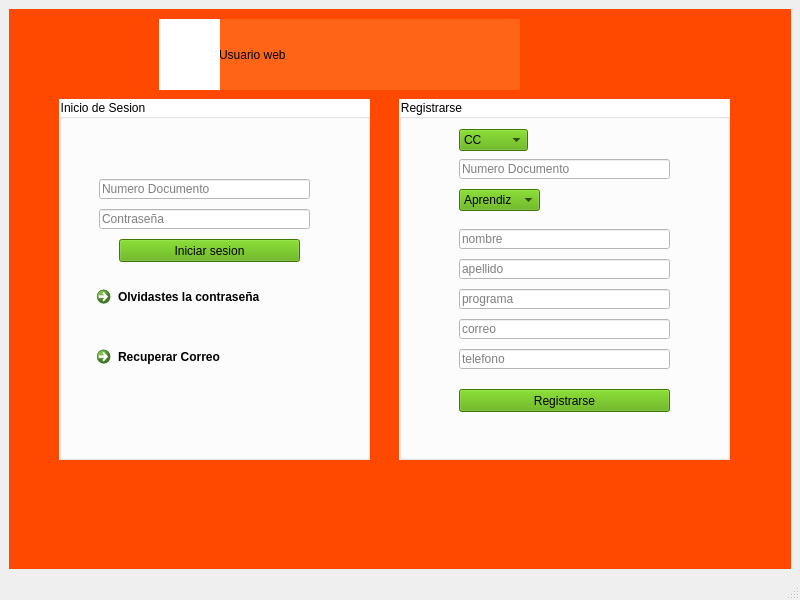
<?xml version="1.0" encoding="UTF-8"?>
<ui version="4.0">
 <class>MainWindow</class>
 <widget class="QMainWindow" name="MainWindow">
  <property name="geometry">
   <rect>
    <x>0</x>
    <y>0</y>
    <width>800</width>
    <height>600</height>
   </rect>
  </property>
  <property name="windowTitle">
   <string>MainWindow</string>
  </property>
  <widget class="QWidget" name="centralwidget">
   <layout class="QGridLayout" name="gridLayout">
    <item row="0" column="1">
     <widget class="QStackedWidget" name="stackedWidget">
      <property name="styleSheet">
       <string notr="true">background-color: rgb(255, 72, 0);</string>
      </property>
      <property name="currentIndex">
       <number>0</number>
      </property>
      <widget class="QWidget" name="page">
       <widget class="QLabel" name="label_9">
        <property name="geometry">
         <rect>
          <x>210</x>
          <y>10</y>
          <width>301</width>
          <height>71</height>
         </rect>
        </property>
        <property name="styleSheet">
         <string notr="true">font: 75 12pt &quot;MS Shell Dlg 2&quot;;

background-color: rgb(255, 100, 23);</string>
        </property>
        <property name="text">
         <string>Usuario web</string>
        </property>
       </widget>
       <widget class="QGroupBox" name="groupBox_34">
        <property name="geometry">
         <rect>
          <x>50</x>
          <y>90</y>
          <width>311</width>
          <height>361</height>
         </rect>
        </property>
        <property name="styleSheet">
         <string notr="true">background-color: rgb(255, 255, 255);
font: 14pt &quot;Nirmala UI&quot;;</string>
        </property>
        <property name="title">
         <string>Inicio de Sesion</string>
        </property>
        <widget class="QLineEdit" name="lineEdit_37">
         <property name="geometry">
          <rect>
           <x>40</x>
           <y>80</y>
           <width>211</width>
           <height>20</height>
          </rect>
         </property>
         <property name="styleSheet">
          <string notr="true">background-color: rgb(255, 255, 255);
font: 75 9pt &quot;MS Shell Dlg 2&quot;;</string>
         </property>
         <property name="placeholderText">
          <string>Numero Documento</string>
         </property>
        </widget>
        <widget class="QLineEdit" name="lineEdit_38">
         <property name="geometry">
          <rect>
           <x>40</x>
           <y>110</y>
           <width>211</width>
           <height>20</height>
          </rect>
         </property>
         <property name="styleSheet">
          <string notr="true">background-color: rgb(255, 255, 255);
font: 9pt &quot;MS Shell Dlg 2&quot;;</string>
         </property>
         <property name="placeholderText">
          <string>Contraseña</string>
         </property>
        </widget>
        <widget class="QPushButton" name="pushButton_35">
         <property name="geometry">
          <rect>
           <x>60</x>
           <y>140</y>
           <width>181</width>
           <height>23</height>
          </rect>
         </property>
         <property name="styleSheet">
          <string notr="true">background-color: rgb(85, 170, 0);
font: 75 8pt &quot;MS Shell Dlg 2&quot;;</string>
         </property>
         <property name="text">
          <string>Iniciar sesion</string>
         </property>
        </widget>
        <widget class="QCommandLinkButton" name="commandLinkButton">
         <property name="geometry">
          <rect>
           <x>30</x>
           <y>180</y>
           <width>231</width>
           <height>41</height>
          </rect>
         </property>
         <property name="styleSheet">
          <string notr="true">background-color: rgb(184, 181, 163);
font: 75 9pt &quot;MS Shell Dlg 2&quot;;</string>
         </property>
         <property name="text">
          <string>Olvidastes la contraseña</string>
         </property>
        </widget>
        <widget class="QCommandLinkButton" name="commandLinkButton_2">
         <property name="geometry">
          <rect>
           <x>30</x>
           <y>240</y>
           <width>231</width>
           <height>41</height>
          </rect>
         </property>
         <property name="styleSheet">
          <string notr="true">background-color: rgb(198, 198, 198);
font: 75 9pt &quot;MS Shell Dlg 2&quot;;</string>
         </property>
         <property name="text">
          <string>Recuperar Correo</string>
         </property>
        </widget>
       </widget>
       <widget class="QGroupBox" name="groupBox_35">
        <property name="geometry">
         <rect>
          <x>390</x>
          <y>90</y>
          <width>331</width>
          <height>361</height>
         </rect>
        </property>
        <property name="styleSheet">
         <string notr="true">background-color: rgb(255, 255, 255);
font: 14pt &quot;Nirmala UI&quot;;</string>
        </property>
        <property name="title">
         <string>Registrarse</string>
        </property>
        <widget class="QLineEdit" name="lineEdit_39">
         <property name="geometry">
          <rect>
           <x>60</x>
           <y>60</y>
           <width>211</width>
           <height>20</height>
          </rect>
         </property>
         <property name="styleSheet">
          <string notr="true">font: 9pt &quot;MS Shell Dlg 2&quot;;</string>
         </property>
         <property name="placeholderText">
          <string>Numero Documento</string>
         </property>
        </widget>
        <widget class="QLineEdit" name="lineEdit_40">
         <property name="geometry">
          <rect>
           <x>60</x>
           <y>130</y>
           <width>211</width>
           <height>20</height>
          </rect>
         </property>
         <property name="styleSheet">
          <string notr="true">font: 9pt &quot;MS Shell Dlg 2&quot;;</string>
         </property>
         <property name="placeholderText">
          <string>nombre</string>
         </property>
        </widget>
        <widget class="QComboBox" name="comboBox_8">
         <property name="geometry">
          <rect>
           <x>60</x>
           <y>30</y>
           <width>69</width>
           <height>22</height>
          </rect>
         </property>
         <property name="styleSheet">
          <string notr="true">background-color: rgb(85, 170, 0);
font: 9pt &quot;MS Shell Dlg 2&quot;;</string>
         </property>
         <item>
          <property name="text">
           <string>CC</string>
          </property>
         </item>
         <item>
          <property name="text">
           <string>TI</string>
          </property>
         </item>
         <item>
          <property name="text">
           <string>NUIP</string>
          </property>
         </item>
         <item>
          <property name="text">
           <string>CE</string>
          </property>
         </item>
         <item>
          <property name="text">
           <string>PS</string>
          </property>
         </item>
        </widget>
        <widget class="QComboBox" name="comboBox_9">
         <property name="geometry">
          <rect>
           <x>60</x>
           <y>90</y>
           <width>81</width>
           <height>22</height>
          </rect>
         </property>
         <property name="styleSheet">
          <string notr="true">background-color: rgb(85, 170, 0);
font: 9pt &quot;MS Shell Dlg 2&quot;;</string>
         </property>
         <item>
          <property name="text">
           <string>Aprendiz</string>
          </property>
         </item>
         <item>
          <property name="text">
           <string>Instructor</string>
          </property>
         </item>
         <item>
          <property name="text">
           <string>Funcionario</string>
          </property>
         </item>
         <item>
          <property name="text">
           <string>Visitante</string>
          </property>
         </item>
        </widget>
        <widget class="QLineEdit" name="lineEdit_41">
         <property name="geometry">
          <rect>
           <x>60</x>
           <y>160</y>
           <width>211</width>
           <height>20</height>
          </rect>
         </property>
         <property name="styleSheet">
          <string notr="true">font: 9pt &quot;MS Shell Dlg 2&quot;;</string>
         </property>
         <property name="placeholderText">
          <string>apellido</string>
         </property>
        </widget>
        <widget class="QLineEdit" name="lineEdit_42">
         <property name="geometry">
          <rect>
           <x>60</x>
           <y>190</y>
           <width>211</width>
           <height>20</height>
          </rect>
         </property>
         <property name="styleSheet">
          <string notr="true">font: 9pt &quot;MS Shell Dlg 2&quot;;</string>
         </property>
         <property name="placeholderText">
          <string>programa</string>
         </property>
        </widget>
        <widget class="QLineEdit" name="lineEdit_43">
         <property name="geometry">
          <rect>
           <x>60</x>
           <y>220</y>
           <width>211</width>
           <height>20</height>
          </rect>
         </property>
         <property name="styleSheet">
          <string notr="true">font: 9pt &quot;MS Shell Dlg 2&quot;;</string>
         </property>
         <property name="placeholderText">
          <string>correo</string>
         </property>
        </widget>
        <widget class="QLineEdit" name="lineEdit_45">
         <property name="geometry">
          <rect>
           <x>60</x>
           <y>250</y>
           <width>211</width>
           <height>20</height>
          </rect>
         </property>
         <property name="styleSheet">
          <string notr="true">font: 9pt &quot;MS Shell Dlg 2&quot;;</string>
         </property>
         <property name="placeholderText">
          <string>telefono</string>
         </property>
        </widget>
        <widget class="QPushButton" name="pushButton_37">
         <property name="geometry">
          <rect>
           <x>60</x>
           <y>290</y>
           <width>211</width>
           <height>23</height>
          </rect>
         </property>
         <property name="styleSheet">
          <string notr="true">background-color: rgb(85, 170, 0);</string>
         </property>
         <property name="text">
          <string>Registrarse</string>
         </property>
        </widget>
       </widget>
       <widget class="QLabel" name="label">
        <property name="geometry">
         <rect>
          <x>150</x>
          <y>10</y>
          <width>61</width>
          <height>71</height>
         </rect>
        </property>
        <property name="styleSheet">
         <string notr="true">border-image: url(:/cct/SENA.png);
background-color: rgb(255, 255, 255);</string>
        </property>
        <property name="text">
         <string/>
        </property>
       </widget>
      </widget>
      <widget class="QWidget" name="page_2">
       <layout class="QGridLayout" name="gridLayout_2">
        <item row="0" column="0">
         <widget class="QFrame" name="frame">
          <property name="frameShape">
           <enum>QFrame::StyledPanel</enum>
          </property>
          <property name="frameShadow">
           <enum>QFrame::Raised</enum>
          </property>
          <widget class="QGroupBox" name="groupBox_41">
           <property name="geometry">
            <rect>
             <x>30</x>
             <y>130</y>
             <width>701</width>
             <height>61</height>
            </rect>
           </property>
           <property name="styleSheet">
            <string notr="true">background-color: rgb(255, 255, 255);</string>
           </property>
           <property name="title">
            <string>Agregar</string>
           </property>
           <widget class="QLineEdit" name="lineEdit_47">
            <property name="geometry">
             <rect>
              <x>90</x>
              <y>30</y>
              <width>81</width>
              <height>20</height>
             </rect>
            </property>
            <property name="placeholderText">
             <string>color</string>
            </property>
           </widget>
           <widget class="QLineEdit" name="lineEdit_48">
            <property name="geometry">
             <rect>
              <x>180</x>
              <y>30</y>
              <width>81</width>
              <height>20</height>
             </rect>
            </property>
            <property name="placeholderText">
             <string>Serie</string>
            </property>
           </widget>
           <widget class="QPushButton" name="pushButton_43">
            <property name="geometry">
             <rect>
              <x>620</x>
              <y>30</y>
              <width>75</width>
              <height>23</height>
             </rect>
            </property>
            <property name="styleSheet">
             <string notr="true">background-color: rgb(255, 85, 0);</string>
            </property>
            <property name="text">
             <string>Guardar</string>
            </property>
           </widget>
           <widget class="QComboBox" name="comboBox_10">
            <property name="geometry">
             <rect>
              <x>10</x>
              <y>30</y>
              <width>69</width>
              <height>22</height>
             </rect>
            </property>
            <item>
             <property name="text">
              <string>Dell</string>
             </property>
            </item>
            <item>
             <property name="text">
              <string>Toshiba</string>
             </property>
            </item>
            <item>
             <property name="text">
              <string>ACER</string>
             </property>
            </item>
            <item>
             <property name="text">
              <string>Samsung</string>
             </property>
            </item>
            <item>
             <property name="text">
              <string>otro</string>
             </property>
            </item>
           </widget>
           <widget class="QLineEdit" name="lineEdit_49">
            <property name="geometry">
             <rect>
              <x>270</x>
              <y>30</y>
              <width>81</width>
              <height>20</height>
             </rect>
            </property>
            <property name="placeholderText">
             <string>cargador</string>
            </property>
           </widget>
           <widget class="QLineEdit" name="lineEdit_50">
            <property name="geometry">
             <rect>
              <x>360</x>
              <y>30</y>
              <width>81</width>
              <height>20</height>
             </rect>
            </property>
            <property name="placeholderText">
             <string>detalle</string>
            </property>
           </widget>
           <widget class="QLineEdit" name="lineEdit_51">
            <property name="geometry">
             <rect>
              <x>450</x>
              <y>30</y>
              <width>81</width>
              <height>20</height>
             </rect>
            </property>
            <property name="placeholderText">
             <string>otro</string>
            </property>
           </widget>
           <widget class="QPushButton" name="pushButton">
            <property name="geometry">
             <rect>
              <x>540</x>
              <y>30</y>
              <width>75</width>
              <height>23</height>
             </rect>
            </property>
            <property name="styleSheet">
             <string notr="true">background-color: rgb(255, 85, 0);</string>
            </property>
            <property name="text">
             <string>...foto</string>
            </property>
           </widget>
          </widget>
          <widget class="QGroupBox" name="groupBox_39">
           <property name="geometry">
            <rect>
             <x>540</x>
             <y>210</y>
             <width>191</width>
             <height>71</height>
            </rect>
           </property>
           <property name="styleSheet">
            <string notr="true">background-color: rgb(255, 255, 255);</string>
           </property>
           <property name="title">
            <string>Buscar</string>
           </property>
           <widget class="QLineEdit" name="lineEdit_46">
            <property name="geometry">
             <rect>
              <x>10</x>
              <y>30</y>
              <width>101</width>
              <height>20</height>
             </rect>
            </property>
           </widget>
           <widget class="QPushButton" name="pushButton_42">
            <property name="geometry">
             <rect>
              <x>120</x>
              <y>30</y>
              <width>51</width>
              <height>23</height>
             </rect>
            </property>
            <property name="styleSheet">
             <string notr="true">background-color: rgb(255, 85, 0);</string>
            </property>
            <property name="text">
             <string>Buscar</string>
            </property>
           </widget>
          </widget>
          <widget class="QLabel" name="label_10">
           <property name="geometry">
            <rect>
             <x>30</x>
             <y>0</y>
             <width>81</width>
             <height>71</height>
            </rect>
           </property>
           <property name="styleSheet">
            <string notr="true">color: rgb(255, 255, 255);
border-image: url(:/cct/SENA.png);
background-color: rgb(255, 255, 255);</string>
           </property>
           <property name="text">
            <string/>
           </property>
          </widget>
          <widget class="QGroupBox" name="groupBox_40">
           <property name="geometry">
            <rect>
             <x>30</x>
             <y>200</y>
             <width>501</width>
             <height>221</height>
            </rect>
           </property>
           <property name="styleSheet">
            <string notr="true">background-color: rgb(255, 255, 255);</string>
           </property>
           <property name="title">
            <string>Ver</string>
           </property>
           <widget class="QTableWidget" name="tableWidget_8">
            <property name="geometry">
             <rect>
              <x>10</x>
              <y>20</y>
              <width>471</width>
              <height>192</height>
             </rect>
            </property>
            <property name="styleSheet">
             <string notr="true">background-color: rgb(85, 170, 0);</string>
            </property>
            <column>
             <property name="text">
              <string>Marca</string>
             </property>
            </column>
            <column>
             <property name="text">
              <string>Color</string>
             </property>
            </column>
            <column>
             <property name="text">
              <string>Serie</string>
             </property>
            </column>
            <column>
             <property name="text">
              <string>Cargador</string>
             </property>
            </column>
            <column>
             <property name="text">
              <string>Detalle</string>
             </property>
            </column>
            <column>
             <property name="text">
              <string>otro</string>
             </property>
            </column>
           </widget>
          </widget>
          <widget class="QPushButton" name="pushButton_49">
           <property name="geometry">
            <rect>
             <x>670</x>
             <y>30</y>
             <width>71</width>
             <height>23</height>
            </rect>
           </property>
           <property name="styleSheet">
            <string notr="true">background-color: rgb(85, 170, 0);</string>
           </property>
           <property name="text">
            <string>salir</string>
           </property>
          </widget>
          <widget class="QGroupBox" name="groupBox_42">
           <property name="geometry">
            <rect>
             <x>30</x>
             <y>70</y>
             <width>701</width>
             <height>51</height>
            </rect>
           </property>
           <property name="styleSheet">
            <string notr="true">font: 75 11pt &quot;MS Shell Dlg 2&quot;;</string>
           </property>
           <property name="title">
            <string>Usuario</string>
           </property>
           <widget class="QPushButton" name="pushButton_44">
            <property name="geometry">
             <rect>
              <x>580</x>
              <y>20</y>
              <width>75</width>
              <height>23</height>
             </rect>
            </property>
            <property name="styleSheet">
             <string notr="true">background-color: rgb(85, 170, 0);</string>
            </property>
            <property name="text">
             <string>editar</string>
            </property>
           </widget>
           <widget class="QLabel" name="label_11">
            <property name="geometry">
             <rect>
              <x>10</x>
              <y>20</y>
              <width>491</width>
              <height>21</height>
             </rect>
            </property>
            <property name="styleSheet">
             <string notr="true">background-color: rgb(255, 255, 255);</string>
            </property>
            <property name="text">
             <string>datos del usuario</string>
            </property>
           </widget>
          </widget>
          <widget class="QGroupBox" name="groupBox_38">
           <property name="geometry">
            <rect>
             <x>20</x>
             <y>440</y>
             <width>731</width>
             <height>71</height>
            </rect>
           </property>
           <property name="styleSheet">
            <string notr="true">background-color: rgb(255, 255, 255);</string>
           </property>
           <property name="title">
            <string>Opciones adicionales</string>
           </property>
           <widget class="QPushButton" name="pushButton_50">
            <property name="geometry">
             <rect>
              <x>20</x>
              <y>30</y>
              <width>111</width>
              <height>23</height>
             </rect>
            </property>
            <property name="text">
             <string>Usuario QR</string>
            </property>
           </widget>
           <widget class="QPushButton" name="pushButton_54">
            <property name="geometry">
             <rect>
              <x>140</x>
              <y>30</y>
              <width>111</width>
              <height>23</height>
             </rect>
            </property>
            <property name="text">
             <string>Equipo QR</string>
            </property>
           </widget>
          </widget>
          <widget class="QGroupBox" name="groupBox_36">
           <property name="geometry">
            <rect>
             <x>540</x>
             <y>370</y>
             <width>191</width>
             <height>71</height>
            </rect>
           </property>
           <property name="styleSheet">
            <string notr="true">background-color: rgb(255, 255, 255);</string>
           </property>
           <property name="title">
            <string>Modificar</string>
           </property>
           <widget class="QPushButton" name="pushButton_40">
            <property name="geometry">
             <rect>
              <x>30</x>
              <y>30</y>
              <width>111</width>
              <height>23</height>
             </rect>
            </property>
            <property name="styleSheet">
             <string notr="true">background-color: rgb(255, 85, 0);</string>
            </property>
            <property name="text">
             <string>Modificar</string>
            </property>
           </widget>
          </widget>
          <widget class="QGroupBox" name="groupBox_37">
           <property name="geometry">
            <rect>
             <x>540</x>
             <y>290</y>
             <width>191</width>
             <height>71</height>
            </rect>
           </property>
           <property name="styleSheet">
            <string notr="true">background-color: rgb(255, 255, 255);</string>
           </property>
           <property name="title">
            <string>Eliminar</string>
           </property>
           <widget class="QPushButton" name="pushButton_41">
            <property name="geometry">
             <rect>
              <x>30</x>
              <y>30</y>
              <width>111</width>
              <height>23</height>
             </rect>
            </property>
            <property name="styleSheet">
             <string notr="true">background-color: rgb(255, 85, 0);</string>
            </property>
            <property name="text">
             <string>Eliminar</string>
            </property>
           </widget>
          </widget>
         </widget>
        </item>
       </layout>
      </widget>
     </widget>
    </item>
   </layout>
  </widget>
  <widget class="QMenuBar" name="menubar">
   <property name="geometry">
    <rect>
     <x>0</x>
     <y>0</y>
     <width>800</width>
     <height>21</height>
    </rect>
   </property>
  </widget>
  <widget class="QStatusBar" name="statusbar"/>
 </widget>
 <resources>
  <include location="../Downloads/logo3.qrc"/>
  <include location="../Downloads/logo.qrc"/>
 </resources>
 <connections/>
</ui>
